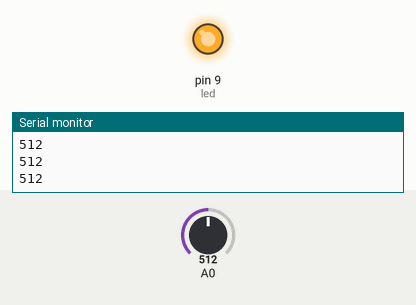
The sketch below on a simulated Arduino Uno, built with avr-gcc and run on an emulated ATmega328P. Parts: output pins drawn as LEDs (lit = HIGH), the last lines printed to the serial monitor. The inputs (shaded band) are chosen by the test bench; at power-on: A0 = 512.

Above: at 1.2 s.
1.3 s: A0 set to 122
At 2.3 s:
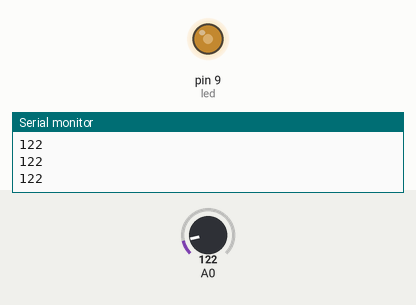
2.8 s: A0 set to 0
At 3.5 s:
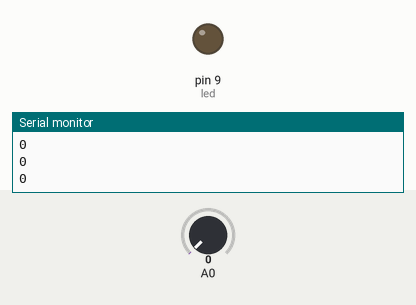
4.3 s: A0 set to 306
At 4.8 s:
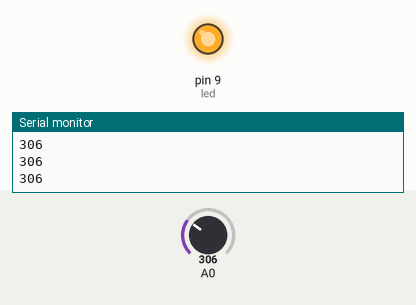
Timing chart, 0 to 7.3 s (numbered marks = the images above; inputs shaded):
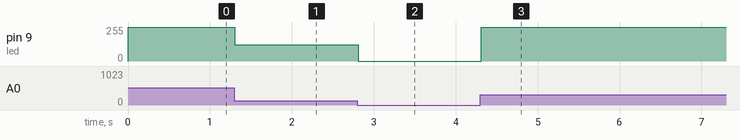

Measured:
- after the input at 1.3 s, pin 9 (led): 255/255 → 122/255 at once
- after the input at 2.8 s, pin 9 (led): 122/255 → 0/255 at once
- after the input at 4.3 s, pin 9 (led): 0/255 → 255/255 at once

The sketch:

Force_Resistor.ino
```cpp
int led = 9;

void setup(){
  Serial.begin(9600);
  pinMode(A0, INPUT);
}


void loop(){
  int sensorValue = analogRead(A0);

  Serial.println(sensorValue);
  analogWrite(led,sensorValue);

  delay(100);
}
```
